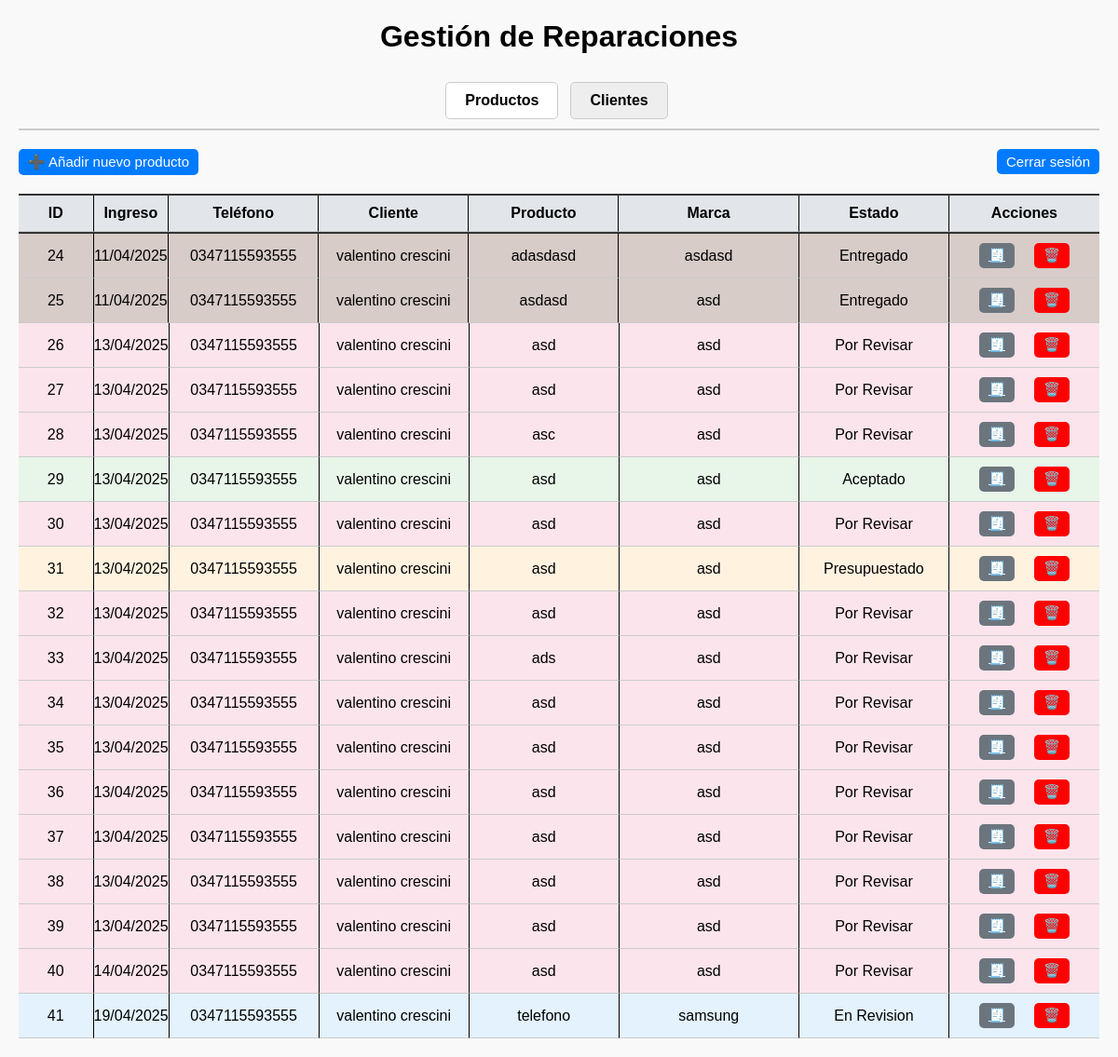
The page /productos/ (signed in) on the database its author committed.
### mi_app/models.py (models this page shows, shortened)
class Producto(models.Model):
    cliente = models.ForeignKey(Cliente, on_delete=models.CASCADE)
    producto = models.CharField(max_length=100)
    marca = models.CharField(max_length=100, default="Desconocida")
    descripcion_problema = models.TextField()
    notas_tecnicas = models.TextField(blank=True, null=True)
    fecha_ingreso = models.DateField(auto_now_add=True)
    estado = models.CharField(max_length=30, choices=[
        ("por revisar", "Por revisar"),
        ("en revision", "En revisión"),
        ("presupuestado", "Presupuestado"),
        ("aceptado", "Aceptado"),
        ("no aceptado", "No aceptado"),
        ("esperando repuestos", "Esperando repuestos"),
        ("en reparacion", "En reparación"),
        ("finalizado", "Finalizado"),
        ("entregado", "Entregado"),
        ("cancelado", "Cancelado"),
    ], default="por revisar")

class Cliente(models.Model):
    nombre = models.CharField(max_length= 100)
    apellido = models.CharField(max_length= 100)
    telefono = models.CharField(max_length= 100)
    email = models.EmailField(blank=True, null=True)
    dni = models.CharField(max_length= 8,
                           unique=True,
                           validators=[
                               RegexValidator(
                                   regex=r'^\d{8}$',
                                   message="El dni debe tener 8 digitos!"
                               )
                           ]
    )

### mi_app/views.py (the view)
# urls.py: path('productos/', views.lista_productos, name='lista_productos'),
@login_required
def lista_productos(request):
    productos = Producto.objects.all()
    clientes = Cliente.objects.all()
    return render(request, "mi_app/lista_productos.html", {
        "productos": productos,
        "clientes": clientes,
    })

### mi_app/templates/mi_app/lista_productos.html (shortened to what this page needs)
{% load static %}
<!DOCTYPE html>
<html lang="es">
<head>
    <link rel="stylesheet" href="{% static 'mi_app/styles.css' %}">
</head>
<body>
    <h1>Gestión de Reparaciones</h1>
    <div class="tabs">
        <div class="tab active" data-tab="productos" onclick="cambiarTab('productos')">Productos</div>
        <div class="tab" data-tab="clientes" onclick="cambiarTab('clientes')">Clientes</div>
    </div>
    <div id="tab-productos" class="tab-content active">
        <div class="botones_barra_superior">
            <button class="boton_agregar" onclick="toggleFormulario('form-nuevo-producto')">➕ Añadir nuevo producto</button>
            <form action="{% url 'logout' %}" method="post">
                <button class='boton_logout' type="submit">Cerrar sesión</button>
            </form>
        </div>
        {% if productos %}
        <div class="tabla-productos">
            <div class="encabezado">
                <div>ID</div>
                <div>Ingreso</div>
                <div>Teléfono</div>
                <div>Cliente</div>
                <div>Producto</div>
                <div>Marca</div>
                <div>Estado</div>
                <div>Acciones</div>
            </div>
            {% for producto in productos %}
            <div class="fila estado-{{ producto.estado|slugify }}" id="fila-{{ producto.id }}" onclick="toggleDetalles({{ producto.id }})">
                <div>{{ producto.id }}</div>
                <div>{{ producto.fecha_ingreso|date:"d/m/Y" }}</div>
                <div>{{ producto.cliente.telefono }}</div>
                <div>{{ producto.cliente.nombre }} {{ producto.cliente.apellido }}</div>
                <div id="prod-nombre-{{ producto.id }}">{{ producto.producto }}</div>
                <div>{{ producto.marca }}</div>
                <div id="estado-{{ producto.id }}">{{ producto.estado|title }}</div>
                <div class="acciones">
                    <td class="acciones">
                    <a href="{% url 'generar_pdf' producto.id %}" class="btn-pdf" title="Generar PDF" target="_blank">🧾</a>
                    <form action="{% url 'eliminar_orden' producto.id %}" method="post" onsubmit="return confirm('¿Eliminar esta orden?');">
                        <button type="submit" class="btn-eliminar">🗑️</button>
                    </form>
                </div>
            </div>
            {% endfor %}
        </div>
        {% else %}
        <p>No hay productos cargados.</p>
        {% endif %}
    </div>
</body>
</html>

### mi_app/static/mi_app/styles.css (style rules this page uses)
body { font-family: Arial, sans-serif; margin: 20px; background-color: #f9f9f9; }
h1 { text-align: center; margin-bottom: 30px; }
* { box-sizing: border-box; }
.tabs { display: flex; justify-content: center; margin-bottom: 20px; border-bottom: 2px solid #ccc; gap: 0.5rem; }
.tab { padding: 10px 20px; cursor: pointer; background-color: #eee; border: 1px solid #ccc; margin-right: 5px; margin-bottom: 10px; border-top-left-radius: 6px; border-top-right-radius: 6px; font-weight: bold; border-radius: 5px; }
.tab.active { background-color: #fff; font-weight: bold; }
.tabla-productos, .tabla-clientes { display: block; overflow-x: auto; }
.tab-content { display: none; }
.tab-content.active { display: block; }
.encabezado, .fila { display: grid; align-items: stretch; position: relative; text-align: center; }
.encabezado { background-color: #e2e6ea; font-weight: bold; border-top: 2px solid #333; border-bottom: 2px solid #333; }
.encabezado > div, .fila > div { padding: 10px 0; border-right: 1px solid #000; border-bottom: 1px solid #ccc; display: flex; justify-content: center; align-items: center; }
.encabezado > div:last-child, .fila > div:last-child { border-right: none; }
.tabla-productos .encabezado, .tabla-productos .fila { grid-template-columns: 0.5fr 0.5fr 1fr 1fr 1fr 1.2fr 1fr 1fr; }
.fila { cursor: pointer; }
.fila::before { content: ''; position: absolute; left: 0; top: 0; width: 8px; height: 100%; background-color: transparent; z-index: 1; }
.acciones { display: flex; justify-content: center; align-items: center; gap: 1rem; flex-wrap: nowrap; }
button { padding: 5px 10px; border: none; border-radius: 5px; background-color: #007bff; color: white; cursor: pointer; font-size: 0.9rem; white-space: nowrap; }
.btn-eliminar { background-color: red; }
button { transition: background-color 0.2s ease, opacity 0.2s ease; }
.botones_barra_superior { display: flex; gap: 20px ; font-size: 20px; justify-content: space-between }
.boton_logout { margin-bottom: 20px; font-size: 15px; }
.boton_agregar { margin-bottom: 20px; font-size: 15px; }
.btn-pdf { background-color: #6c757d; color: white; padding: 5px 10px; border: none; border-radius: 5px; font-size: 0.9rem; cursor: pointer; transition: background-color 0.2s ease; display: inline-flex; align-items: center; gap: 5px; margin-right: 5px; }
.estado-por-revisar { background-color: #fce4ec; }
.estado-en-revision { background-color: #e3f2fd; }
.estado-presupuestado { background-color: #fff3e0; }
.estado-aceptado { background-color: #e8f5e9; }
.estado-entregado { background-color: #d7ccc8; }

### rows shown on the page
Producto: id "24", fecha_ingreso "11/04/2025", cliente.telefono "0347115593555", cliente.nombre "valentino", cliente.apellido "crescini", producto "adasdasd", marca "asdasd", estado "Entregado"
Producto: id "25", fecha_ingreso "11/04/2025", cliente.telefono "0347115593555", cliente.nombre "valentino", cliente.apellido "crescini", producto "asdasd", marca "asd", estado "Entregado"
Producto: id "26", fecha_ingreso "13/04/2025", cliente.telefono "0347115593555", cliente.nombre "valentino", cliente.apellido "crescini", producto "asd", marca "asd", estado "Por Revisar"
Producto: id "27", fecha_ingreso "13/04/2025", cliente.telefono "0347115593555", cliente.nombre "valentino", cliente.apellido "crescini", producto "asd", marca "asd", estado "Por Revisar"
Producto: id "28", fecha_ingreso "13/04/2025", cliente.telefono "0347115593555", cliente.nombre "valentino", cliente.apellido "crescini", producto "asc", marca "asd", estado "Por Revisar"
Producto: id "29", fecha_ingreso "13/04/2025", cliente.telefono "0347115593555", cliente.nombre "valentino", cliente.apellido "crescini", producto "asd", marca "asd", estado "Aceptado"
Producto: id "30", fecha_ingreso "13/04/2025", cliente.telefono "0347115593555", cliente.nombre "valentino", cliente.apellido "crescini", producto "asd", marca "asd", estado "Por Revisar"
Producto: id "31", fecha_ingreso "13/04/2025", cliente.telefono "0347115593555", cliente.nombre "valentino", cliente.apellido "crescini", producto "asd", marca "asd", estado "Presupuestado"
Producto: id "32", fecha_ingreso "13/04/2025", cliente.telefono "0347115593555", cliente.nombre "valentino", cliente.apellido "crescini", producto "asd", marca "asd", estado "Por Revisar"
Producto: id "33", fecha_ingreso "13/04/2025", cliente.telefono "0347115593555", cliente.nombre "valentino", cliente.apellido "crescini", producto "ads", marca "asd", estado "Por Revisar"
Producto: id "34", fecha_ingreso "13/04/2025", cliente.telefono "0347115593555", cliente.nombre "valentino", cliente.apellido "crescini", producto "asd", marca "asd", estado "Por Revisar"
Producto: id "35", fecha_ingreso "13/04/2025", cliente.telefono "0347115593555", cliente.nombre "valentino", cliente.apellido "crescini", producto "asd", marca "asd", estado "Por Revisar"
Producto: id "36", fecha_ingreso "13/04/2025", cliente.telefono "0347115593555", cliente.nombre "valentino", cliente.apellido "crescini", producto "asd", marca "asd", estado "Por Revisar"
Producto: id "37", fecha_ingreso "13/04/2025", cliente.telefono "0347115593555", cliente.nombre "valentino", cliente.apellido "crescini", producto "asd", marca "asd", estado "Por Revisar"
Producto: id "38", fecha_ingreso "13/04/2025", cliente.telefono "0347115593555", cliente.nombre "valentino", cliente.apellido "crescini", producto "asd", marca "asd", estado "Por Revisar"
Producto: id "39", fecha_ingreso "13/04/2025", cliente.telefono "0347115593555", cliente.nombre "valentino", cliente.apellido "crescini", producto "asd", marca "asd", estado "Por Revisar"
Producto: id "40", fecha_ingreso "14/04/2025", cliente.telefono "0347115593555", cliente.nombre "valentino", cliente.apellido "crescini", producto "asd", marca "asd", estado "Por Revisar"
Producto: id "41", fecha_ingreso "19/04/2025", cliente.telefono "0347115593555", cliente.nombre "valentino", cliente.apellido "crescini", producto "telefono", marca "samsung", estado "En Revision"
